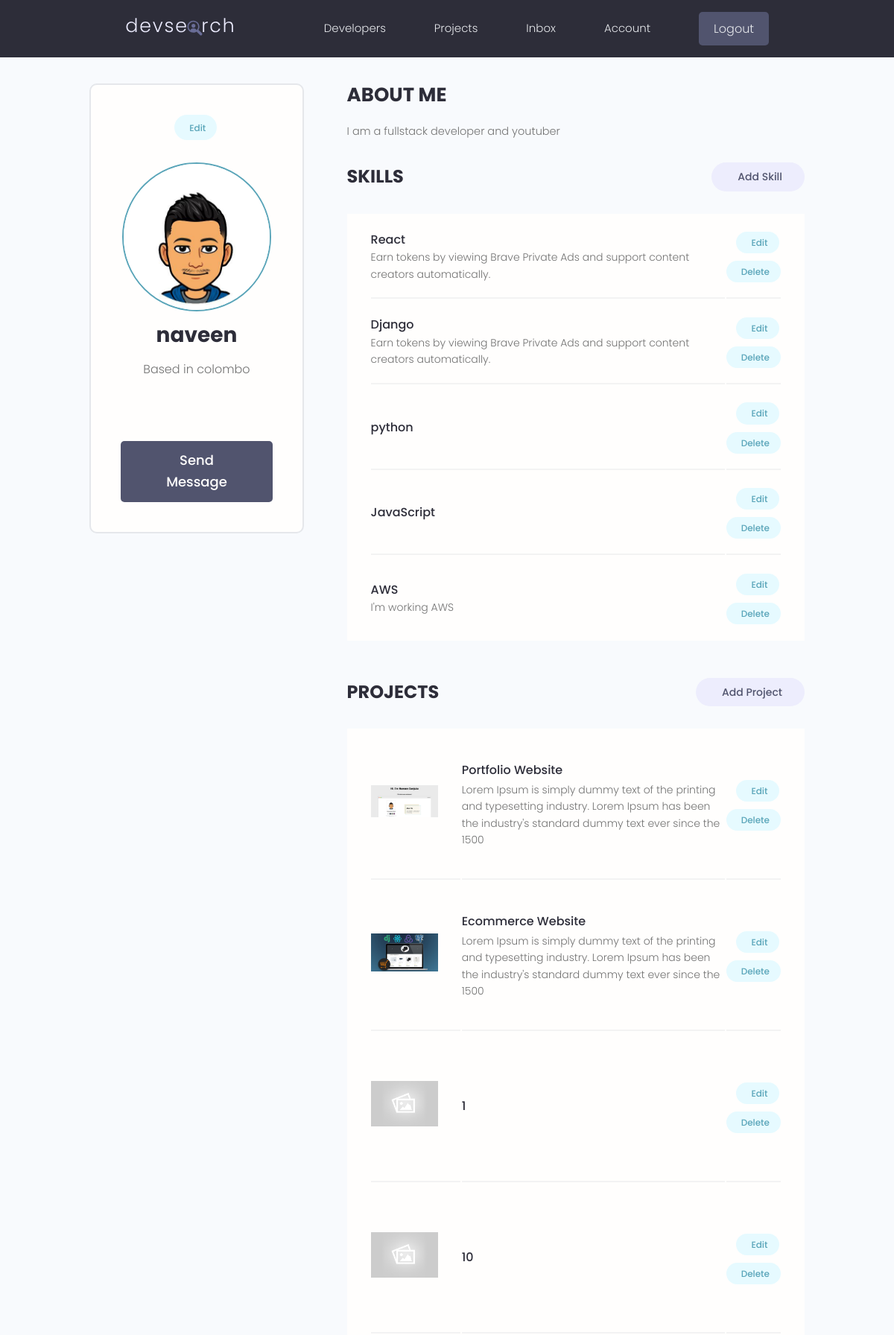
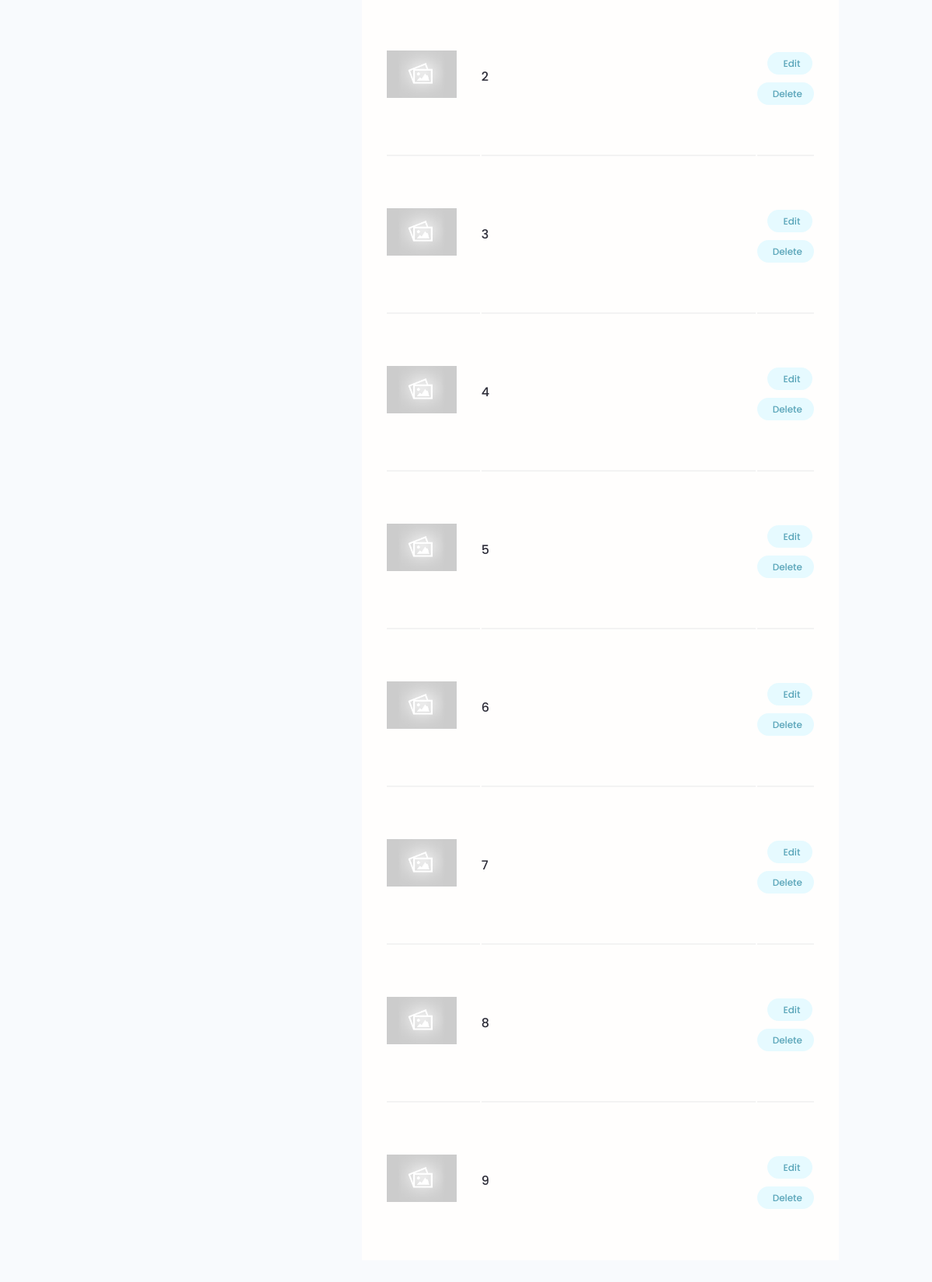
The app's page /account/ (signed in) with its own data (2 pictures, top to bottom).
### users/models.py (models this page shows, shortened)
class Profile(models.Model):
    user = models.OneToOneField(User, on_delete=models.CASCADE, null=True, blank=True)
    name = models.CharField(max_length=200, blank=True, null=True)
    email = models.EmailField(max_length=500, blank=True, null=True)
    username = models.CharField(max_length=200, blank=True, null=True)
    location = models.CharField(max_length=200, blank=True, null=True)
    short_intro = models.CharField(max_length=200, blank=True, null=True)
    bio = models.TextField(blank=True, null=True)
    profile_image = models.ImageField(blank=True, null=True, upload_to='profiles/', default='profiles/user-default.png')
    social_github = models.CharField(max_length=200, blank=True, null=True)
    social_twitter = models.CharField(max_length=200, blank=True, null=True)
    social_linkedin = models.CharField(max_length=200, blank=True, null=True)
    social_youtube = models.CharField(max_length=200, blank=True, null=True)
    social_website = models.CharField(max_length=200, blank=True, null=True)
    created = models.DateTimeField(auto_now_add=True)
    id = models.UUIDField(default=uuid.uuid4, unique=True, primary_key=True, editable=False)
    class Meta:
        ordering = ['created']
    @property
    def imageURL(self):
        try:
            url = self.profile_image.url
        except:
            url = ''
        return url

class Skill(models.Model):
    owner = models.ForeignKey(
        Profile, on_delete=models.CASCADE, null=True, blank=True)
    name = models.CharField(max_length=200, blank=True, null=True)
    description = models.TextField(null=True, blank=True)
    created = models.DateTimeField(auto_now_add=True)
    id = models.UUIDField(default=uuid.uuid4, unique=True, primary_key=True, editable=False)

### projects/models.py (models this page shows, shortened)
class Project(models.Model):
    owner = models.ForeignKey(
        Profile, null=True, blank=True, on_delete=models.CASCADE)
    title = models.CharField(max_length=200)
    description = models.TextField(null=True, blank=True)
    featured_image = models.ImageField(
        null=True, blank=True, default="default.jpg")
    demo_link = models.CharField(max_length=2000, null=True, blank=True)
    source_link = models.CharField(max_length=2000, null=True, blank=True)
    tags = models.ManyToManyField('Tag', blank=True)
    vote_total = models.IntegerField(default=0, null=True, blank=True)
    vote_ratio = models.IntegerField(default=0, null=True, blank=True)
    created = models.DateTimeField(auto_now_add=True)
    id = models.UUIDField(default=uuid.uuid4, unique=True,
                          primary_key=True, editable=False)
    class Meta:
        ordering = ['-vote_ratio', '-vote_total', 'title']
    @property
    def imageURL(self):
        try:
            url = self.featured_image.url
        except:
            url = ''
        return url

### users/views.py (the view)
# urls.py: path('account/', views.userAccount, name="account"),
@login_required(login_url='login')
def userAccount(request):
    profile = request.user.profile
    skills = profile.skill_set.all()
    projects = profile.project_set.all()
    context = {'profile': profile, 'skills': skills, 'projects': projects}
    return render(request, 'users/account.html', context)

### users/templates/users/account.html (shortened to what this page needs)
{% extends 'main.html' %}
{% block content %}
  <main class="settingsPage profile my-md">
    <div class="container">
      <div class="layout">
        <div class="column column--1of3">
          <div class="card text-center">
            <div class="card__body dev">
              <a class="tag tag--pill tag--main settings__btn" href="{% url 'edit-account' %}"> Edit</a>
              <img class="avatar avatar--xl dev__avatar" src="{{profile.imageURL}}" />
              <h2 class="dev__name">{{profile.name}}</h2>
              <p class="dev__location">Based in {{profile.location}}</p>
              <ul class="dev__social">
              </ul>
              <a href="#" class="btn btn--sub btn--lg">Send Message </a>
            </div>
          </div>
        </div>
        <div class="column column--2of3">
          <div class="devInfo">
            <h3 class="devInfo__title">About Me</h3>
            <p class="devInfo__about">{{profile.bio}}</p>
          </div>
          <div class="settings">
            <h3 class="settings__title">Skills</h3>
            <a class="tag tag--pill tag--sub settings__btn tag--lg" href="{% url 'create-skill' %}"> Add Skill</a>
          </div>
          <table class="settings__table">
            {% for skill in skills %}
            <tr>
              <td class="settings__tableInfo">
                <h4>{{skill.name}}</h4>
                <p>
                  {{skill.description}}
                </p>
              </td>
              <td class="settings__tableActions">
                <a class="tag tag--pill tag--main settings__btn" href="{% url 'update-skill' skill.id %}"> Edit</a>
                <a class="tag tag--pill tag--main settings__btn" href="{% url 'delete-skill' skill.id %}?next=/account">
                  Delete</a>
                </td>
              </tr>
              {% endfor %}
          </table>
          <div class="settings">
            <h3 class="settings__title">Projects</h3>
            <a class="tag tag--pill tag--sub settings__btn tag--lg" href="{% url 'create-project' %}"> Add Project</a>
          </div>
          <table class="settings__table">
            {% for project in projects %}
            <tr>
              <td class="settings__thumbnail">
                <a href="{% url 'project' project.id %}"><img src="{{project.imageURL}}" alt="Project Thumbnail" /></a>
              </td>
              <td class="settings__tableInfo">
                <a href="{% url 'project' project.id %}">{{project.title}}</a>
                <p>{{project.description|slice:"150"}}</p>
              </td>
              <td class="settings__tableActions">
                <a class="tag tag--pill tag--main settings__btn" href="{% url 'update-project' project.id %}"> Edit</a>
                <a class="tag tag--pill tag--main settings__btn" href="{% url 'delete-project' project.id %}?next=/account">
                  Delete</a>
              </td>
            </tr>
            {% endfor %}
          </table>
        </div>
      </div>
    </div>
  </main>
{% endblock content %}

### static/styles/app.css (style rules this page uses)
:root { --color-sub: #2d2d39; }
.btn--sub { background-color: var(--color-sub-light); }
.card { border: 2px solid var(--color-light); }
img { width: 100%; }
.profile .card > .dev { padding: 4rem; }
.dev__avatar { display: block; margin: auto; }
.dev__name { color: var(--color-sub); font-size: 2.8rem; font-weight: 700; margin-top: 1rem; margin-bottom: 0.5rem; }
.dev__location { margin-top: 1rem; }
.dev__social { margin: 3rem 0; list-style: none; display: flex; justify-content: center; gap: 1.5rem; }
.devInfo { margin-bottom: 3rem; }
.devInfo__title, .devInfo__subtitle { font-size: 2.6rem; color: var(--color-sub); text-transform: uppercase; font-weight: 700; margin-bottom: 1.5rem; }
.devInfo__about, .devSkill__info { font-size: 1.45rem; line-height: 1.7; text-align: justify; }
.settingsPage .dev > .settings__btn { display: inline-block; margin-bottom: 3rem; }
.settings { display: flex; justify-content: space-between; align-items: center; }
.settings__title { font-size: 2.4rem; text-transform: uppercase; font-weight: 700; color: var(--color-sub); }
.settings__table { margin-top: 3rem; margin-bottom: 5rem; padding: 0 3rem; background: var(--color-white); }
.settings__table tr { width: 100%; }
.settings__table tr > td { padding: 2rem 0; }
.settings__table tr:not(:last-child) td { border-bottom: 2px solid var(--color-white-light); }
.settings__thumbnail { width: 23%; min-width: 10rem; }
.settings__thumbnail img { padding-right: 3rem; height: 15rem; object-fit: contain; }
.settings__tableInfo { width: 100%; }
.settings__tableInfo h4, .settings__tableInfo a { padding-right: 1rem; width: auto; font-size: 1.6rem; font-weight: 500; color: var(--color-sub); }
.settings__tableInfo p { font-size: 1.4rem; }
.settings__tableActions { text-align: right; }

### static/uikit/styles/modules/_variables.css (style rules this page uses)
:root { --color-main: #5aa5b9; --color-main-light: #e6faff; --color-sub: #3f4156; --color-sub-light: #51546e; --color-sub-lighter: #ededfd; --color-text: #737373; --color-gray: #8b8b8b; --color-light: #e5e7eb; --color-light-gray: #767676; --color-bg: #f8fafd; --color-white: #fffefd; --color-white-light: #f3f3f3; --color-success: #359e64; --color-success-bg: #def8e8; --color-error: #fc4b0b; --color-error-bg: #fff2ee; --font-base: 'Poppins', arial, helvetica, 'Segoe UI', roboto, ubuntu, sans-serif; --font-monospace: 'Fira Code', 'Courier New', courier, monospace; --font-regular: 300; --font-medium: 500; --font-bold: 700; --generic-shadow: 1px 1px 5px #00000010; --generic-transition: all 0.3s ease-in-out; }

### static/uikit/styles/modules/_base.css (style rules this page uses)
* { margin: 0; padding: 0; box-sizing: border-box; text-rendering: optimizeLegibility; color: inherit; font-size: inherit; }
html { font-size: 50%; }
@media only screen and (min-width: 480px) { html { font-size: 56.25%; } }
@media only screen and (min-width: 1200px) { html { font-size: 62.5%; } }
body { line-height: 1.6; font-weight: 400; font-size: 1.5rem; color: var(--color-text); background-color: var(--color-bg); min-height: 100vh; }

### static/uikit/styles/modules/_typography.css (style rules this page uses)
* { font-family: var(--font-base); }
h2 { font-size: 3.6rem; font-weight: var(--font-bold); }
h3 { font-size: 3.2rem; font-weight: var(--font-medium); }
h4 { font-size: 2.8rem; font-weight: var(--font-medium); }
p, span, strong { font-size: 1.6rem; color: var(--color-text); font-weight: var(--font-regular); }
a { padding-bottom: 2px; text-decoration: none; display: inline-block; color: var(--color-main); font-weight: var(--font-medium); }

### static/uikit/styles/modules/_utilities.css (style rules this page uses)
.container { width: 92%; max-width: 165rem; margin: 0 auto; box-sizing: border-box; }
@media screen and (min-width: 1000px) { .container { width: 90%; } }
@media screen and (min-width: 1200px) { .container { width: 80%; } }
.text-center { text-align: center; }
.my-md { margin: 3rem auto; }

### static/uikit/styles/modules/_avatar.css (style rules this page uses)
.avatar { border-radius: 50%; border: 2px solid var(--color-main); object-fit: cover; }
.avatar--xl { height: 20rem; width: 20rem; }

### static/uikit/styles/modules/_button.css (style rules this page uses)
.btn { display: inline-block; position: relative; cursor: pointer; background-color: var(--color-light); font-weight: var(--font-medium); color: var(--color-sub); text-decoration: none; padding: 1rem 2rem; border-radius: 0.5rem; border: none; width: -webkit-fit-content; width: -moz-fit-content; width: fit-content; height: -webkit-fit-content; height: -moz-fit-content; height: fit-content; font-size: 1.6rem; outline-width: 0; outline-color: transparent; -webkit-backface-visibility: hidden; backface-visibility: hidden; transition: all 0.3s ease-in-out; }
.btn--sub { background-color: var(--color-sub); color: var(--color-white); }
.btn--lg { font-size: 1.8rem; padding: 1.2rem 4.5rem; }

### records on screen
Profile: imageURL (picture), name "naveen", location "colombo", bio "I am a fullstack developer and youtuber"
Skill: name "React", description "Earn tokens by viewing Brave Private Ads and support content creators automatically."
Skill: name "Django", description "Earn tokens by viewing Brave Private Ads and support content creators automatically."
Skill: name "python"
Skill: name "JavaScript"
Skill: name "AWS", description "I'm working AWS"
Project: imageURL (picture), title "Portfolio Website", description "Lorem Ipsum is simply dummy text of the printing and typesetting industry. Lorem Ipsum has been the industry's standard dummy text ever since the 1500"
Project: imageURL (picture), title "Ecommerce Website", description "Lorem Ipsum is simply dummy text of the printing and typesetting industry. Lorem Ipsum has been the industry's standard dummy text ever since the 1500"
Project: imageURL (placeholder picture), title "1"
Project: imageURL (placeholder picture), title "10"
Project: imageURL (placeholder picture), title "2"
Project: imageURL (placeholder picture), title "3"
Project: imageURL (placeholder picture), title "4"
Project: imageURL (placeholder picture), title "5"
Project: imageURL (placeholder picture), title "6"
Project: imageURL (placeholder picture), title "7"
Project: imageURL (placeholder picture), title "8"
Project: imageURL (placeholder picture), title "9"
